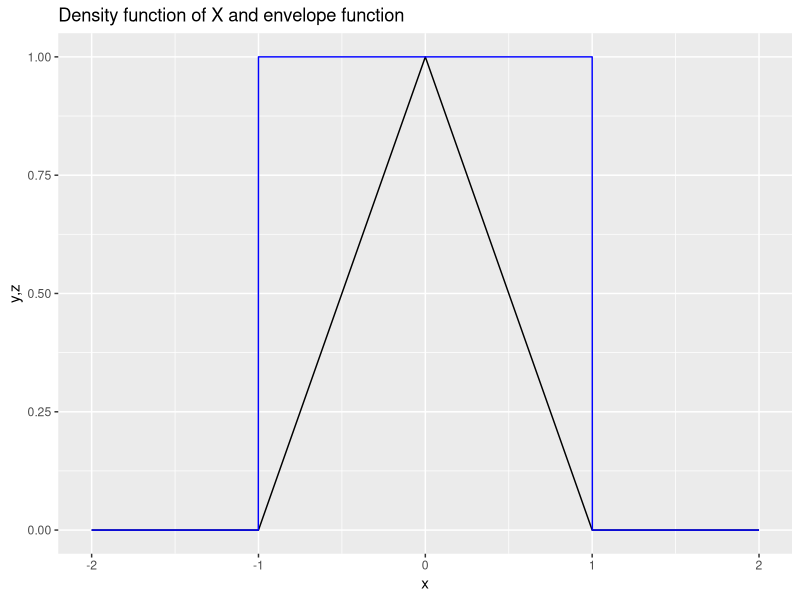
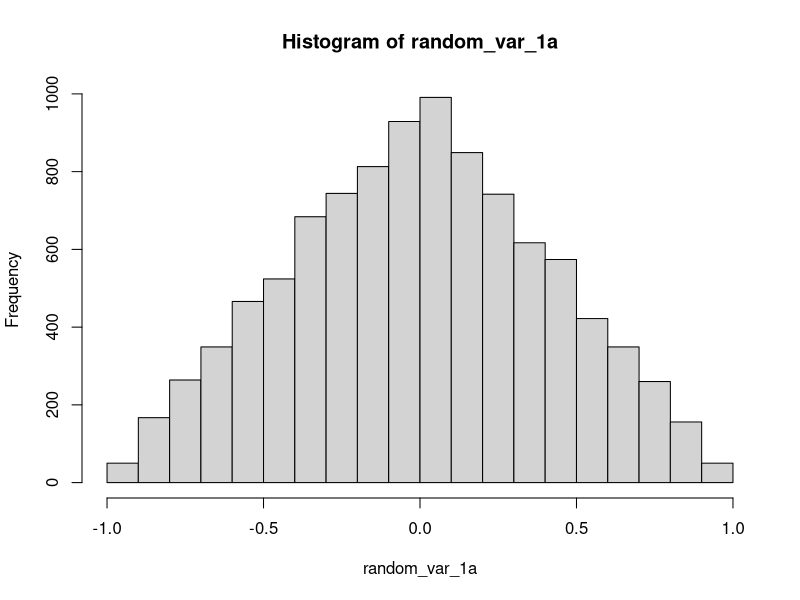
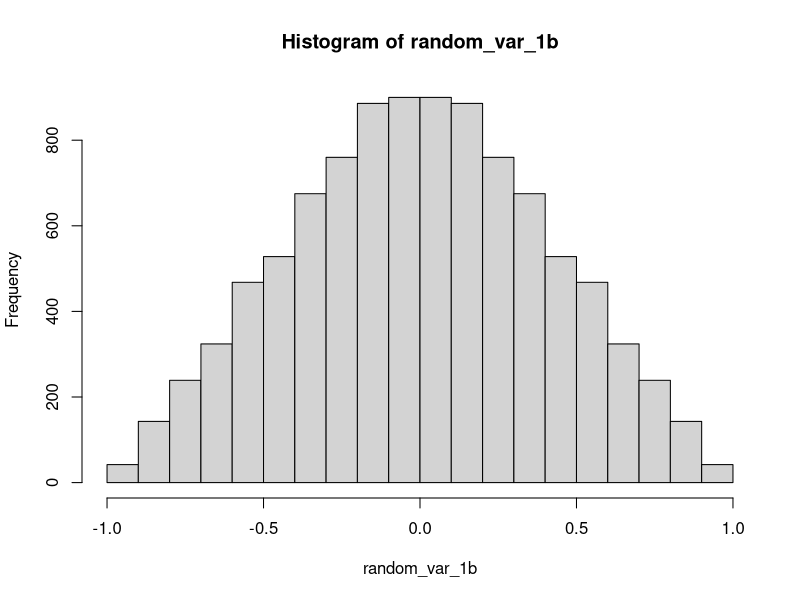
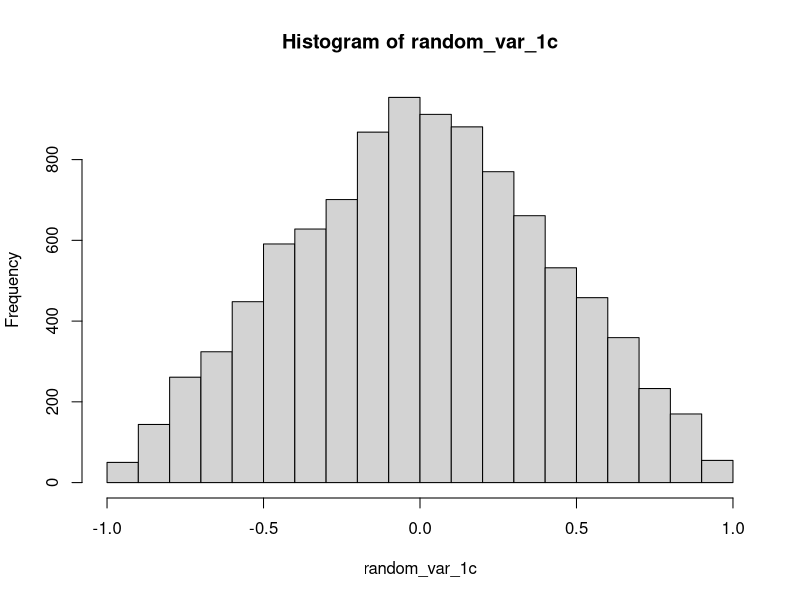
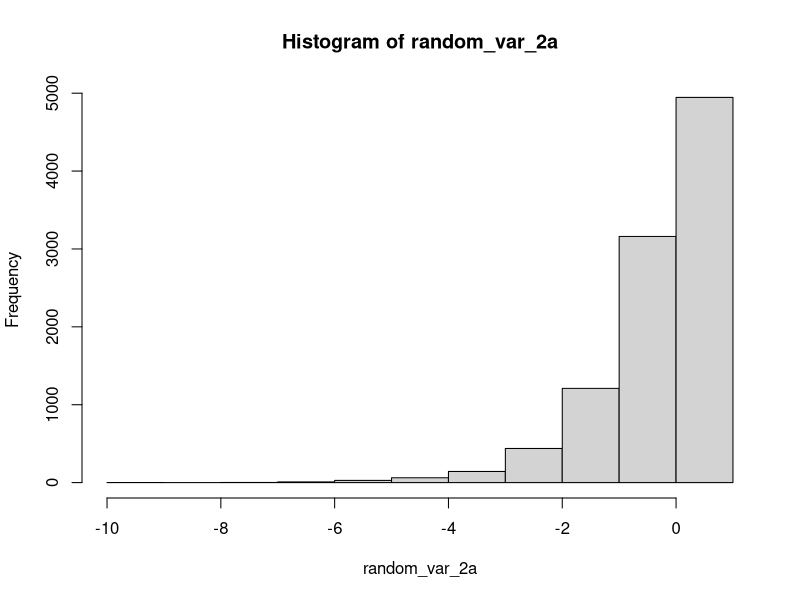
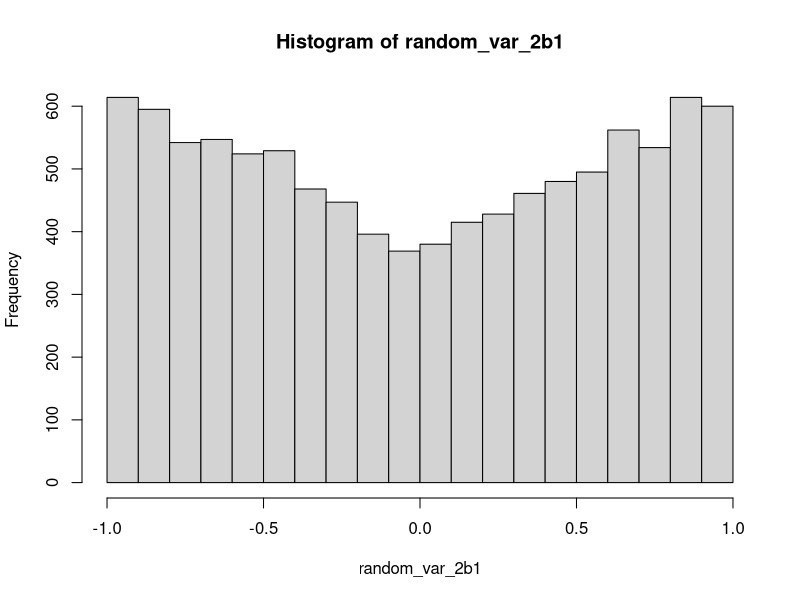
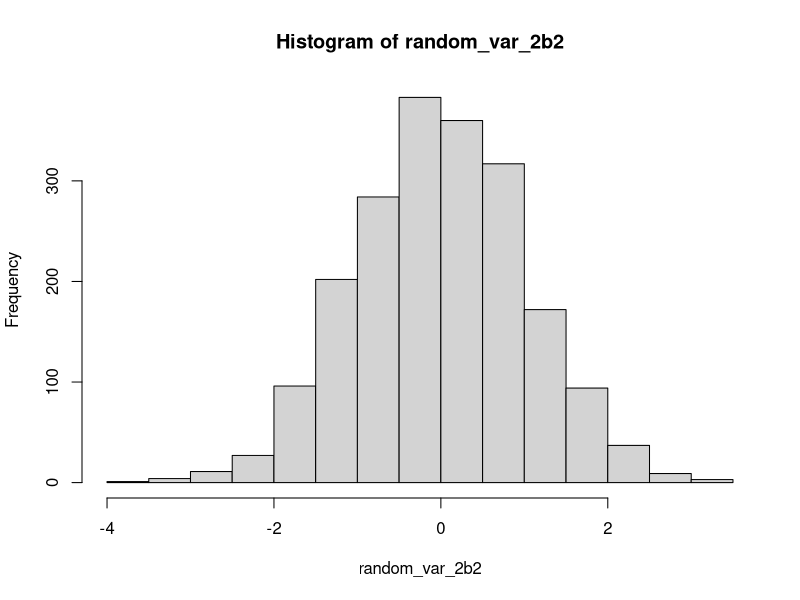

R code for these plots, in order:
## ---- chunk 1
########################## Init code for question 1 ############################
rm(list = ls())
## ---- chunk 2
########################## [ 1 a ] #############################################

x <- seq(-2, 2, by = 0.001)
y <- rep(0, length(x))
z <- rep(0, length(x))

x1_index <- which(x > 1 | x < -1)
x2_index <- which(x >= -1 & x <= 0)
x3_index <- which(x > 0 & x <= 1)

y[x1_index] <- 0
y[x2_index] <- x[x2_index] + 1
y[x3_index] <- 1 - x[x3_index]

z0_index <- which(x > 1 | x < -1)
z1_index <- which(x >= -1 & x <= 1)

z[z1_index] <- 1
z[-z1_index] <- 0

data <- data.frame(x, y, z)

graph <- ggplot2::ggplot(data) +
  ggplot2::geom_line(mapping=ggplot2::aes(x=x,y=y)) + 
  ggplot2::geom_line(mapping=ggplot2::aes(x=x,y=z),color="blue") + 
  ggplot2::ggtitle("Density function of X and envelope function") +
  ggplot2::xlab("x") +
  ggplot2::ylab("y,z")

graph
## ---- chunk 3
generate_random_var_1a <- function(n, a) {
  samples <- numeric(n)
  # Generate a sample from the proposal distribution in [-1,1]
  count <- 1
  e <- 1 / a

  while (count <= n) {

    x <- runif(1, -1, 1)
    # Calculate the acceptance probability
    u <- runif(1)

    # since g will always be 1 in the range [-1,1], so y = 1
    # f1(Y) = 1 - Y and e(Y) = 1 / a = 2
    # f2(Y) = Y + 1 and e(Y) = 1 / a = 2
    # so we have f(Y) / e(Y) = (1 - Y) / 2 or Y+1 / e

    # Calculate the acceptance probability

    if (x > 0 && u <= (1 - x) / e) {
      samples[count] <- x
      count <- count + 1
    }

    if (x <= 0 && u <= (x + 1) / e) {
      samples[count] <- x
      count <- count + 1
    }
  }

  return(samples)
}

a <- 0.5
random_var_1a <- generate_random_var_1a(10000, a)
hist(random_var_1a)
## ---- chunk 4
########################## [ 1 b ] #############################################
generate_random_var_1b <- function(n){
  u <- runif(n)
  x1 <-  - 1 + sqrt(1 - 2 * u)
  x2 <-  1 - sqrt(1 - 2 * u)
  return(c(x1, x2))
}

random_var_1b <- generate_random_var_1b(10000)
hist(random_var_1b)
## ---- chunk 5
########################## [ 1 c ] #############################################
generate_random_var_1c <- function(n){
  u1_1c <- runif(n)
  u2_1c <- runif(n)
  return(u1_1c - u2_1c)
}

random_var_1c <- generate_random_var_1c(10000)
hist(random_var_1c)
## ---- chunk 6
########################## Init code for question 2#############################
knitr::opts_chunk$set(echo = TRUE)
rm(list = ls())
## ---- chunk 7
########################## [ 2 a ] ######################################

generate_random_var_2a <- function(n){
  u <- runif(n)
  x1 <-  log(2 * u)
  x2 <-  - log(-2 * u)
  return(c(x1, x2))
}

random_var_2a <- generate_random_var_2a(10000)
hist(random_var_2a)
## ---- chunk 8
########################## [ 2 b ] #############################################

########################## [ 2 b ] #############################################

# Now we will write code for the rejection sampling algorithm
# since \mu = 0 and \lambda = 1, we have
# g(x) = 1/2 * exp(-x) for x >= 0
# g(x) = 1/2 * exp(x) for x < 0

# our e function is e(x) = g(x) / a
# which means e(x) = 1 / (2a) * exp(-x) for x >= 0
# e(x) = 1 / (2a) * exp(x) for x < 0
# we will use a = 0.5 here

# generate a function to show normal distribution

normal_distribution_function <- function(x){
  return(1 / sqrt(2 * pi) * exp(-x^2 / 2))
}

generate_random_var_2b <- function(n, a) {
  samples <- numeric(n)
  # Generate a sample from the proposal distribution in [-1,1]
  count <- 1


  while (count <= n) {

    x <- runif(1, -1, 1)
    # Calculate the acceptance probability
    u <- runif(1)

    # since g will always be 1 in the range [-1,1], so y = 1
    # f(Y) = \frac{1}{\sqrt{2*pi}} * e^{\frac{1}{2} x^2 } 
    # so we have f(Y) / e(Y) have 2 choices

    # Calculate the acceptance probability
    f_val <- normal_distribution_function(x)

    if (x > 0){
      e <- exp(-x)
      if (u <= (f_val / e)) {
        samples[count] <- x
        count <- count + 1
      }
    } else{
      e <- exp(x)
      if (u <= (f_val / e)) {
        samples[count] <- x
        count <- count + 1
      }
    }
  }
  return(samples)
}

a <- 0.5
random_var_2b1 <- generate_random_var_2b(10000, a)
hist(random_var_2b1)


# Generate 2000 random variables from the distribution using rnorm
random_var_2b2 <- rnorm(2000, 0, 1)
hist(random_var_2b2)

